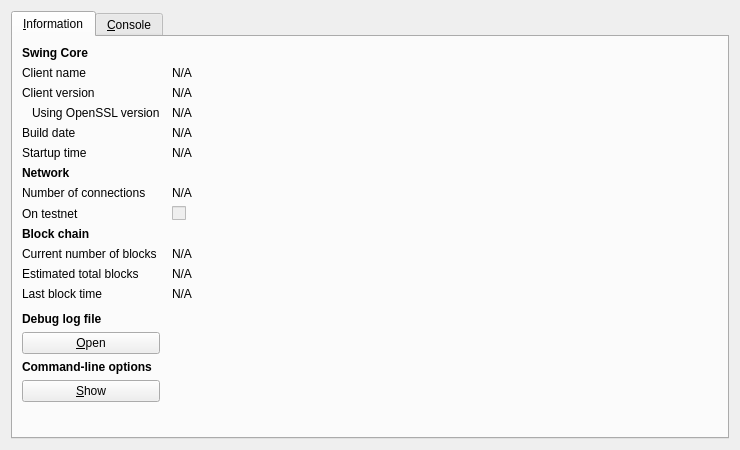
<?xml version="1.0" encoding="UTF-8"?>
<ui version="4.0">
 <class>RPCConsole</class>
 <widget class="QDialog" name="RPCConsole">
  <property name="geometry">
   <rect>
    <x>0</x>
    <y>0</y>
    <width>740</width>
    <height>450</height>
   </rect>
  </property>
  <property name="windowTitle">
   <string>Swing - Debug window</string>
  </property>
  <layout class="QVBoxLayout" name="verticalLayout_2">
   <item>
    <widget class="QTabWidget" name="tabWidget">
     <property name="currentIndex">
      <number>0</number>
     </property>
     <widget class="QWidget" name="tab_info">
      <attribute name="title">
       <string>&amp;Information</string>
      </attribute>
      <layout class="QGridLayout" name="gridLayout" columnstretch="0,1">
       <property name="horizontalSpacing">
        <number>12</number>
       </property>
       <item row="0" column="0">
        <widget class="QLabel" name="label_9">
         <property name="font">
          <font>
           <weight>75</weight>
           <bold>true</bold>
          </font>
         </property>
         <property name="text">
          <string>Swing Core</string>
         </property>
        </widget>
       </item>
       <item row="1" column="0">
        <widget class="QLabel" name="label_5">
         <property name="text">
          <string>Client name</string>
         </property>
        </widget>
       </item>
       <item row="1" column="1">
        <widget class="QLabel" name="clientName">
         <property name="cursor">
          <cursorShape>IBeamCursor</cursorShape>
         </property>
         <property name="text">
          <string>N/A</string>
         </property>
         <property name="textFormat">
          <enum>Qt::PlainText</enum>
         </property>
         <property name="textInteractionFlags">
          <set>Qt::LinksAccessibleByMouse|Qt::TextSelectableByKeyboard|Qt::TextSelectableByMouse</set>
         </property>
        </widget>
       </item>
       <item row="2" column="0">
        <widget class="QLabel" name="label_6">
         <property name="text">
          <string>Client version</string>
         </property>
        </widget>
       </item>
       <item row="2" column="1">
        <widget class="QLabel" name="clientVersion">
         <property name="cursor">
          <cursorShape>IBeamCursor</cursorShape>
         </property>
         <property name="text">
          <string>N/A</string>
         </property>
         <property name="textFormat">
          <enum>Qt::PlainText</enum>
         </property>
         <property name="textInteractionFlags">
          <set>Qt::LinksAccessibleByMouse|Qt::TextSelectableByKeyboard|Qt::TextSelectableByMouse</set>
         </property>
        </widget>
       </item>
       <item row="3" column="0">
        <widget class="QLabel" name="label_14">
         <property name="text">
          <string>Using OpenSSL version</string>
         </property>
         <property name="indent">
          <number>10</number>
         </property>
        </widget>
       </item>
       <item row="3" column="1">
        <widget class="QLabel" name="openSSLVersion">
         <property name="cursor">
          <cursorShape>IBeamCursor</cursorShape>
         </property>
         <property name="text">
          <string>N/A</string>
         </property>
         <property name="textFormat">
          <enum>Qt::PlainText</enum>
         </property>
         <property name="textInteractionFlags">
          <set>Qt::LinksAccessibleByMouse|Qt::TextSelectableByKeyboard|Qt::TextSelectableByMouse</set>
         </property>
        </widget>
       </item>
       <item row="4" column="0">
        <widget class="QLabel" name="label_12">
         <property name="text">
          <string>Build date</string>
         </property>
        </widget>
       </item>
       <item row="4" column="1">
        <widget class="QLabel" name="buildDate">
         <property name="cursor">
          <cursorShape>IBeamCursor</cursorShape>
         </property>
         <property name="text">
          <string>N/A</string>
         </property>
         <property name="textFormat">
          <enum>Qt::PlainText</enum>
         </property>
         <property name="textInteractionFlags">
          <set>Qt::LinksAccessibleByMouse|Qt::TextSelectableByKeyboard|Qt::TextSelectableByMouse</set>
         </property>
        </widget>
       </item>
       <item row="5" column="0">
        <widget class="QLabel" name="label_13">
         <property name="text">
          <string>Startup time</string>
         </property>
        </widget>
       </item>
       <item row="5" column="1">
        <widget class="QLabel" name="startupTime">
         <property name="cursor">
          <cursorShape>IBeamCursor</cursorShape>
         </property>
         <property name="text">
          <string>N/A</string>
         </property>
         <property name="textFormat">
          <enum>Qt::PlainText</enum>
         </property>
         <property name="textInteractionFlags">
          <set>Qt::LinksAccessibleByMouse|Qt::TextSelectableByKeyboard|Qt::TextSelectableByMouse</set>
         </property>
        </widget>
       </item>
       <item row="6" column="0">
        <widget class="QLabel" name="label_11">
         <property name="font">
          <font>
           <weight>75</weight>
           <bold>true</bold>
          </font>
         </property>
         <property name="text">
          <string>Network</string>
         </property>
        </widget>
       </item>
       <item row="7" column="0">
        <widget class="QLabel" name="label_7">
         <property name="text">
          <string>Number of connections</string>
         </property>
        </widget>
       </item>
       <item row="7" column="1">
        <widget class="QLabel" name="numberOfConnections">
         <property name="cursor">
          <cursorShape>IBeamCursor</cursorShape>
         </property>
         <property name="text">
          <string>N/A</string>
         </property>
         <property name="textFormat">
          <enum>Qt::PlainText</enum>
         </property>
         <property name="textInteractionFlags">
          <set>Qt::LinksAccessibleByMouse|Qt::TextSelectableByKeyboard|Qt::TextSelectableByMouse</set>
         </property>
        </widget>
       </item>
       <item row="8" column="0">
        <widget class="QLabel" name="label_8">
         <property name="text">
          <string>On testnet</string>
         </property>
        </widget>
       </item>
       <item row="8" column="1">
        <widget class="QCheckBox" name="isTestNet">
         <property name="enabled">
          <bool>false</bool>
         </property>
         <property name="text">
          <string/>
         </property>
        </widget>
       </item>
       <item row="9" column="0">
        <widget class="QLabel" name="label_10">
         <property name="font">
          <font>
           <weight>75</weight>
           <bold>true</bold>
          </font>
         </property>
         <property name="text">
          <string>Block chain</string>
         </property>
        </widget>
       </item>
       <item row="10" column="0">
        <widget class="QLabel" name="label_3">
         <property name="text">
          <string>Current number of blocks</string>
         </property>
        </widget>
       </item>
       <item row="10" column="1">
        <widget class="QLabel" name="numberOfBlocks">
         <property name="cursor">
          <cursorShape>IBeamCursor</cursorShape>
         </property>
         <property name="text">
          <string>N/A</string>
         </property>
         <property name="textFormat">
          <enum>Qt::PlainText</enum>
         </property>
         <property name="textInteractionFlags">
          <set>Qt::LinksAccessibleByMouse|Qt::TextSelectableByKeyboard|Qt::TextSelectableByMouse</set>
         </property>
        </widget>
       </item>
       <item row="11" column="0">
        <widget class="QLabel" name="label_4">
         <property name="text">
          <string>Estimated total blocks</string>
         </property>
        </widget>
       </item>
       <item row="11" column="1">
        <widget class="QLabel" name="totalBlocks">
         <property name="cursor">
          <cursorShape>IBeamCursor</cursorShape>
         </property>
         <property name="text">
          <string>N/A</string>
         </property>
         <property name="textFormat">
          <enum>Qt::PlainText</enum>
         </property>
         <property name="textInteractionFlags">
          <set>Qt::LinksAccessibleByMouse|Qt::TextSelectableByKeyboard|Qt::TextSelectableByMouse</set>
         </property>
        </widget>
       </item>
       <item row="12" column="0">
        <widget class="QLabel" name="label_2">
         <property name="text">
          <string>Last block time</string>
         </property>
        </widget>
       </item>
       <item row="12" column="1">
        <widget class="QLabel" name="lastBlockTime">
         <property name="cursor">
          <cursorShape>IBeamCursor</cursorShape>
         </property>
         <property name="text">
          <string>N/A</string>
         </property>
         <property name="textFormat">
          <enum>Qt::PlainText</enum>
         </property>
         <property name="textInteractionFlags">
          <set>Qt::LinksAccessibleByMouse|Qt::TextSelectableByKeyboard|Qt::TextSelectableByMouse</set>
         </property>
        </widget>
       </item>
       <item row="13" column="0">
        <spacer name="verticalSpacer_2">
         <property name="orientation">
          <enum>Qt::Vertical</enum>
         </property>
         <property name="sizeHint" stdset="0">
          <size>
           <width>20</width>
           <height>20</height>
          </size>
         </property>
        </spacer>
       </item>
       <item row="14" column="0">
        <widget class="QLabel" name="labelDebugLogfile">
         <property name="font">
          <font>
           <weight>75</weight>
           <bold>true</bold>
          </font>
         </property>
         <property name="text">
          <string>Debug log file</string>
         </property>
        </widget>
       </item>
       <item row="15" column="0">
        <widget class="QPushButton" name="openDebugLogfileButton">
         <property name="toolTip">
          <string>Open the Swing debug log file from the current data directory. This can take a few seconds for large log files.</string>
         </property>
         <property name="text">
          <string>&amp;Open</string>
         </property>
         <property name="autoDefault">
          <bool>false</bool>
         </property>
        </widget>
       </item>
       <item row="16" column="0">
        <widget class="QLabel" name="labelCLOptions">
         <property name="font">
          <font>
           <weight>75</weight>
           <bold>true</bold>
          </font>
         </property>
         <property name="text">
          <string>Command-line options</string>
         </property>
        </widget>
       </item>
       <item row="17" column="0">
        <widget class="QPushButton" name="showCLOptionsButton">
         <property name="toolTip">
          <string>Show the Swing-Qt help message to get a list with possible Swing command-line options.</string>
         </property>
         <property name="text">
          <string>&amp;Show</string>
         </property>
         <property name="autoDefault">
          <bool>false</bool>
         </property>
        </widget>
       </item>
       <item row="18" column="0">
        <spacer name="verticalSpacer">
         <property name="orientation">
          <enum>Qt::Vertical</enum>
         </property>
         <property name="sizeHint" stdset="0">
          <size>
           <width>20</width>
           <height>40</height>
          </size>
         </property>
        </spacer>
       </item>
      </layout>
     </widget>
     <widget class="QWidget" name="tab_console">
      <attribute name="title">
       <string>&amp;Console</string>
      </attribute>
      <layout class="QVBoxLayout" name="verticalLayout_3">
       <property name="spacing">
        <number>3</number>
       </property>
       <item>
        <widget class="QTextEdit" name="messagesWidget">
         <property name="minimumSize">
          <size>
           <width>0</width>
           <height>100</height>
          </size>
         </property>
         <property name="readOnly">
          <bool>true</bool>
         </property>
         <property name="tabKeyNavigation" stdset="0">
          <bool>false</bool>
         </property>
         <property name="columnCount" stdset="0">
          <number>2</number>
         </property>
        </widget>
       </item>
       <item>
        <layout class="QHBoxLayout" name="horizontalLayout">
         <property name="spacing">
          <number>3</number>
         </property>
         <item>
          <widget class="QLabel" name="label">
           <property name="text">
            <string notr="true">&gt;</string>
           </property>
          </widget>
         </item>
         <item>
          <widget class="QLineEdit" name="lineEdit"/>
         </item>
         <item>
          <widget class="QPushButton" name="clearButton">
           <property name="maximumSize">
            <size>
             <width>24</width>
             <height>24</height>
            </size>
           </property>
           <property name="toolTip">
            <string>Clear console</string>
           </property>
           <property name="text">
            <string/>
           </property>
           <property name="icon">
            <iconset resource="../bitcoin.qrc">
             <normaloff>:/icons/remove</normaloff>:/icons/remove</iconset>
           </property>
           <property name="shortcut">
            <string notr="true">Ctrl+L</string>
           </property>
           <property name="autoDefault">
            <bool>false</bool>
           </property>
          </widget>
         </item>
        </layout>
       </item>
      </layout>
     </widget>
    </widget>
   </item>
  </layout>
 </widget>
 <resources>
  <include location="../bitcoin.qrc"/>
 </resources>
 <connections/>
</ui>
